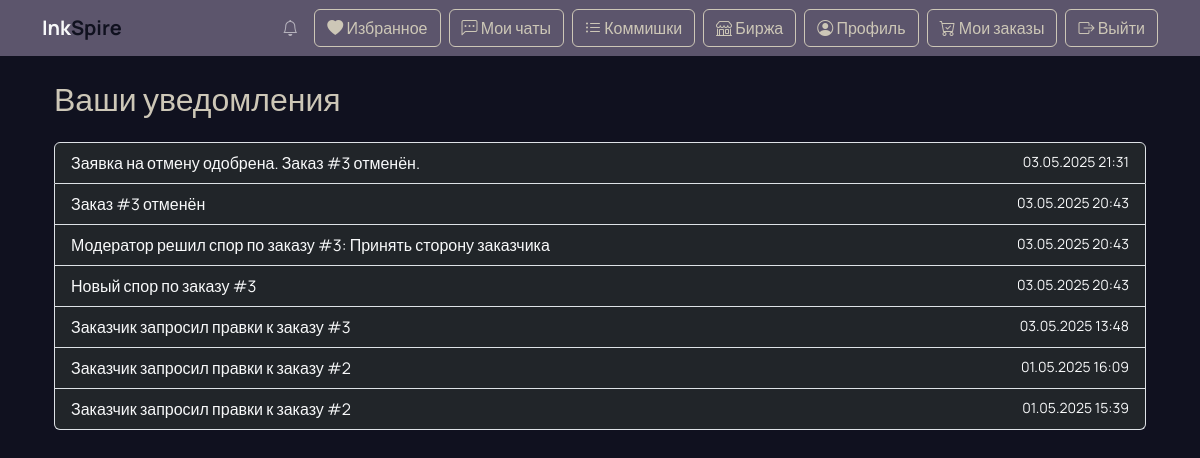
The page /allNotifications (signed in) on the database its author committed.
### main/models.py (models this page shows, shortened)
class Notification(models.Model):
    user = models.ForeignKey(
        User,
        on_delete=models.CASCADE,
        related_name='notifications'  # Добавьте эту строку
    )
    message = models.TextField()
    is_read = models.BooleanField(default=False)
    created_at = models.DateTimeField(auto_now_add=True)

### main/views.py (the view)
# urls.py: path('allNotifications',views.notifications_list, name='notifications_list'),
@login_required
def notifications_list(request):
    notifications = request.user.notifications.all().order_by('-created_at')
    return render(request, 'notifications.html', {'notifications': notifications})

### main/context_processors.py (called while the page is built)
def notifications(request):
    if request.user.is_authenticated:
        return {'notifications': request.user.notifications.all()}
    return {}

### main/templates/notifications.html (shortened to what this page needs)
{% extends 'base.html' %}
{% load static %}
{% block content %}
<div class="container mt-4">
  <h2 class="mb-4">Ваши уведомления</h2>
  {% if notifications %}
    <ul class="list-group">
      {% for notification in notifications %}
        <li class="list-group-item d-flex justify-content-between align-items-start {% if not notification.is_read %}bg-dark text-light{% else %}bg-secondary text-muted{% endif %}">
          <div>
            {{ notification.message }}
          </div>
          <small>{{ notification.created_at|date:"d.m.Y H:i" }}</small>
        </li>
      {% endfor %}
    </ul>
  {% else %}
    <p>Нет уведомлений.</p>
  {% endif %}
</div>
{% endblock %}

### main/templates/base.html (shortened to what this page needs)
<!DOCTYPE html>
{% load static %}
<html lang="ru">
<head>
    <link href="https://cdn.jsdelivr.net/npm/bootstrap@5.3.0-alpha1/dist/css/bootstrap.min.css" rel="stylesheet">
    <link href="https://cdn.jsdelivr.net/npm/bootstrap-icons@1.10.0/font/bootstrap-icons.css" rel="stylesheet">
    <link href="{% static 'css/style.css' %}" rel="stylesheet">
    <link href="{% static 'css/reviews.css' %}" rel="stylesheet">
    <link href="{% static 'css/notifications.css' %}" rel="stylesheet">
</head>
<body>
    <nav class="navbar navbar-expand-lg navbar-dark bg-dark">
        <div class="container">
            <a class="navbar-brand fw-bold text-light" href="{% url 'home' %}" style="font-family: 'Manrope', sans-serif;">
                Ink<span style="color:#10111F;">Spire</span>
            </a>
            <div class="collapse navbar-collapse" id="navbarNav">
                <ul class="navbar-nav ms-auto d-flex align-items-center">
                    {% if user.is_authenticated %}
                        <li class="nav-item dropdown me-2">
                            <a class="nav-link" href="#" id="notificationDropdown" role="button" data-bs-toggle="dropdown">
                                <i class="bi bi-bell"></i>
                            </a>
                        </li>
                    {% endif %}
                    <li class="nav-item me-2">
                      <a class="btn btn-outline-light" href="{% url 'favorites_list' %}">
                        <i class="bi bi-heart-fill"></i> Избранное
                      </a>
                    </li>
                    <li class="nav-item me-2">
                      <a class="btn btn-outline-light" href="#">
                        <i class="bi bi-chat-left-dots"></i> Мои чаты
                      </a>
                    </li>
                    <li class="nav-item me-2">
                        <a class="btn btn-outline-light" href="{% url 'commissions_catalog' %}">
                            <i class="bi bi-list-ul"></i> Коммишки
                        </a>
                    </li>
                    <li class="nav-item me-2">
                        <a class="btn btn-outline-light" href="{% url 'bazaar_catalog' %}">
                            <i class="bi bi-shop"></i> Биржа
                        </a>
                    </li>
                    {% if user.is_authenticated %}
                    <li class="nav-item me-2">
                        <a class="btn btn-outline-light" href="{% url 'profile' %}">
                            <i class="bi bi-person-circle"></i> Профиль
                        </a>
                    </li>
                    <li class="nav-item me-2">
                        <a class="btn btn-outline-light" href="{% url 'my_orders' %}">
                            <i class="bi bi-cart-check"></i> Мои заказы
                        </a>
                    </li>
                    <li class="nav-item">
                        <form method="post" action="{% url 'logout' %}" style="display: inline;">
                            <button type="submit" class="btn btn-outline-light">
                                <i class="bi bi-box-arrow-right"></i> Выйти
                            </button>
                        </form>
                    </li>
                    {% endif %}
                </ul>
            </div>
        </div>
    </nav>
    <div class="container mt-4">
        {% block content %}{% endblock %}
    </div>
</body>
</html>

### main/static/css/style.css (style rules this page uses)
body { background-color: #10111F; color: #CDC7B7; font-family: 'Manrope', sans-serif; }
.navbar-dark.bg-dark { background-color: #5C556C !important; }
.btn-outline-light { border-color: #CDC7B7; color: #CDC7B7; }

### rows shown on the page
Notification: message "Заявка на отмену одобрена. Заказ #3 отменён.", created_at "03.05.2025 21:31"
Notification: message "Заказ #3 отменён", created_at "03.05.2025 20:43"
Notification: message "Модератор решил спор по заказу #3: Принять сторону заказчика", created_at "03.05.2025 20:43"
Notification: message "Новый спор по заказу #3", created_at "03.05.2025 20:43"
Notification: message "Заказчик запросил правки к заказу #3", created_at "03.05.2025 13:48"
Notification: message "Заказчик запросил правки к заказу #2", created_at "01.05.2025 16:09"
Notification: message "Заказчик запросил правки к заказу #2", created_at "01.05.2025 15:39"
